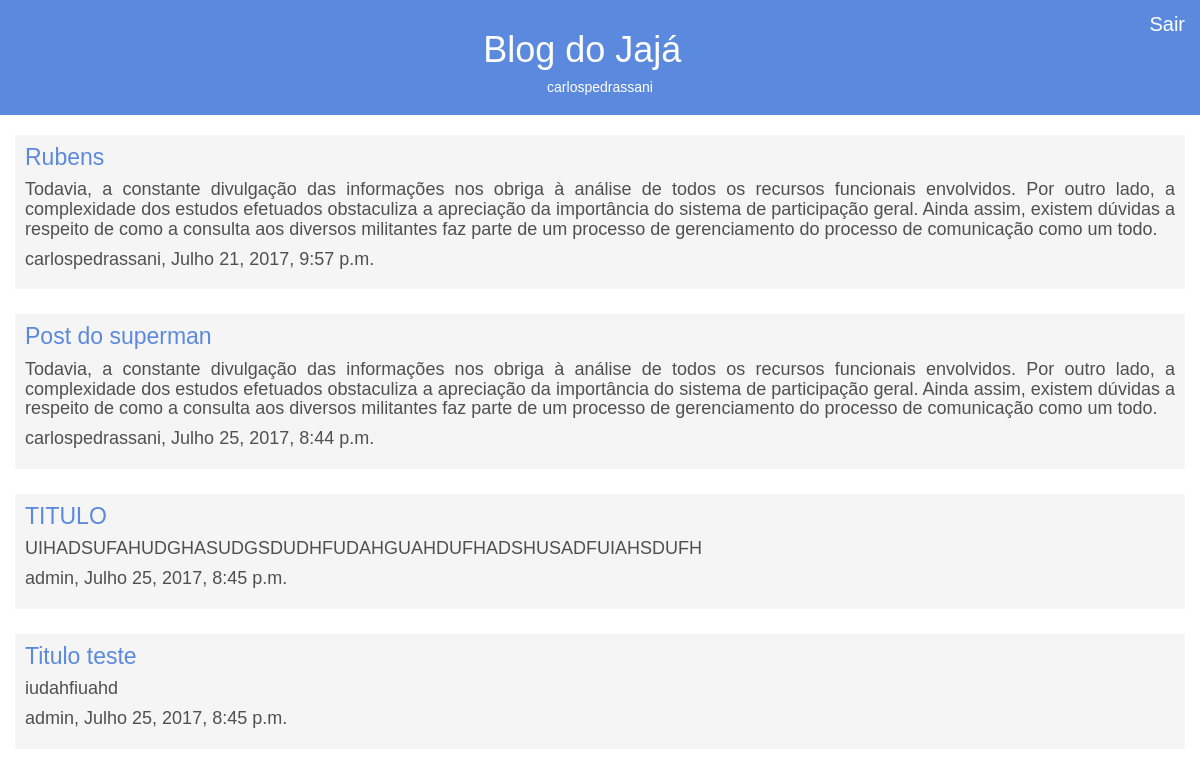
The app's page /home/ (signed in), older data.
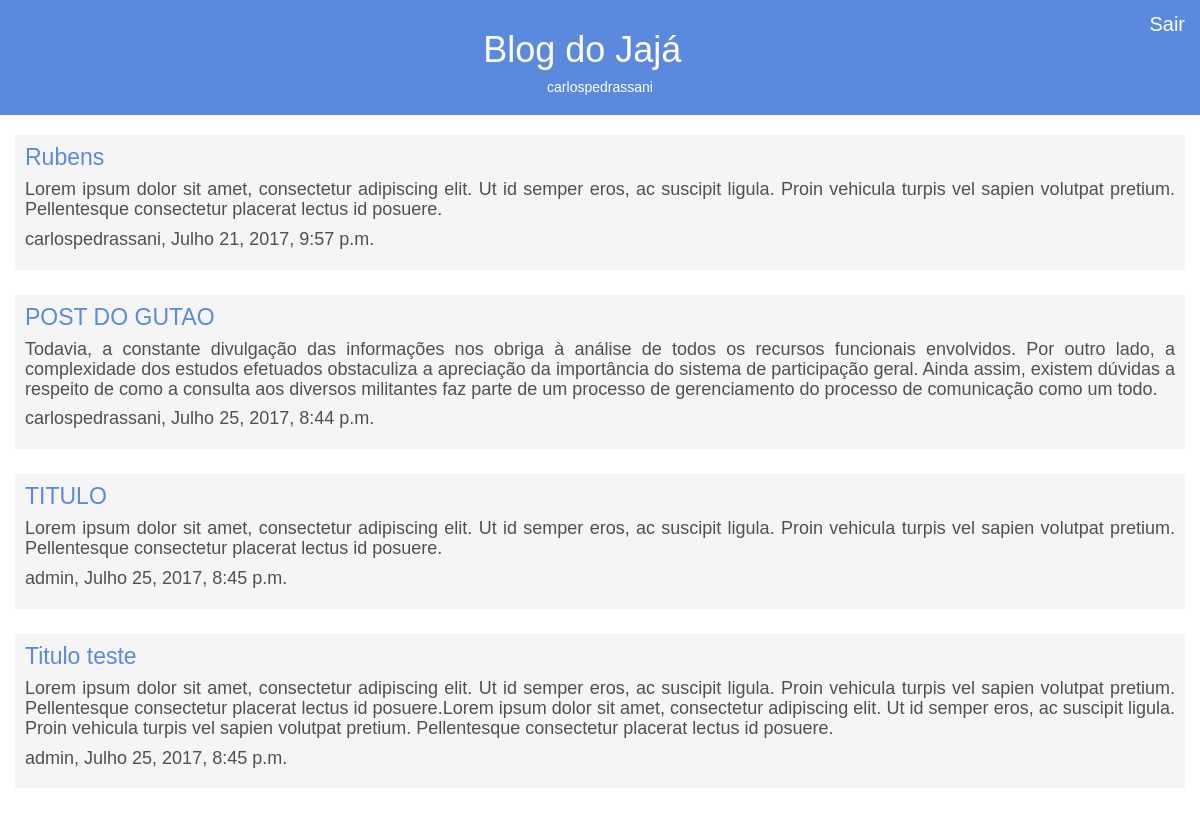
The same page, newer data.
### blog/models.py (models this page shows, shortened)
class Post(models.Model):
    titulo = models.CharField(max_length=200)
    texto = models.TextField()
    data_criacao = models.DateTimeField(default=timezone.now)
    data_publicacao = models.DateTimeField(null=True, blank=True)
    autor = models.ForeignKey('auth.User')
    visualizacoes = models.IntegerField(default=0)

### blog/views.py (the view)
# urls.py: url(r'^home/', views.post_list),
def post_list(request):
    if request.user.id is None:
        return redirect(logar)
    posts_publicados = Post.objects.order_by('data_publicacao')
    return render(request, 'post_list.html', {'posts' : posts_publicados})

### blog/templates/post_list.html (shortened to what this page needs)
{% load staticfiles %}
<html>
<head>
    <link rel="stylesheet" href="{% static 'css/blog.css' %}">
    <link rel="stylesheet" href="//maxcdn.bootstrapcdn.com/bootstrap/3.2.0/css/bootstrap.min.css">
    <link rel="stylesheet" href="//maxcdn.bootstrapcdn.com/bootstrap/3.2.0/css/bootstrap-theme.min.css">
</head>
<body>
    <div class="post-header col-sm-12">
        <a href="/logout" style="float:right; font-family: sans-serif; color: white; font-size: 20px">Sair</a>
        <h1>
            <a href="/">Blog do Jajá</a>
        </h1>
        <h5 style="font-family: sans-serif; color: white;">{{ request.user }}</h5>
    </div>
    <div class="content col-sm-12">
        <div class="post">
            {% for post in posts %}
            <div class="post-list">
                <h1><a href="/post/{{ post.id }}">{{ post.titulo }}</a></h1>
                <div class="textoPost texto" align="justify"><h4>{{ post.texto|linebreaksbr }}</h4></div>
                <div class="dataPost date">
                    <h4>{{ post.autor}},&nbsp;{{ post.data_publicacao }}</h4>
                </div>
            </div>
            {% endfor %}
        </div>
    </div>
</body>
</html>

Row changes from the older to the newer data that the page shows:
changed Post "Rubens": texto "Todavia, a constante divulgação das informações nos obriga à análise de todos os recursos funcionais envolvidos. Por outro lado, a complexidade dos estudos efetuados obstaculiza a apreciação da importância do sistema de participação geral. Ainda assim, existem dúvidas a respeito de como a consulta aos diversos militantes faz parte de um processo de gerenciamento do processo de comunicação como um todo." → "Lorem ipsum dolor sit amet, consectetur adipiscing elit. Ut id semper eros, ac suscipit ligula. Proin vehicula turpis vel sapien volutpat pretium. Pellentesque consectetur placerat lectus id posuere."
changed Post: titulo "Post do superman" → "POST DO GUTAO"
changed Post "TITULO": texto "UIHADSUFAHUDGHASUDGSDUDHFUDAHGUAHDUFHADSHUSADFUIAHSDUFH" → "Lorem ipsum dolor sit amet, consectetur adipiscing elit. Ut id semper eros, ac suscipit ligula. Proin vehicula turpis vel sapien volutpat pretium. Pellentesque consectetur placerat lectus id posuere."
changed Post "Titulo teste": texto "iudahfiuahd" → "Lorem ipsum dolor sit amet, consectetur adipiscing elit. Ut id semper eros, ac suscipit ligula. Proin vehicula turpis vel sapien volutpat pretium. Pellentesque consectetur placerat lectus id posuere.Lorem ipsum dolor sit amet, consectetur adipiscing elit. Ut id semper eros, ac suscipit ligula. Proin vehicula turpis vel sapien volutpat pretium. Pellentesque consectetur placerat lectus id posuere."
